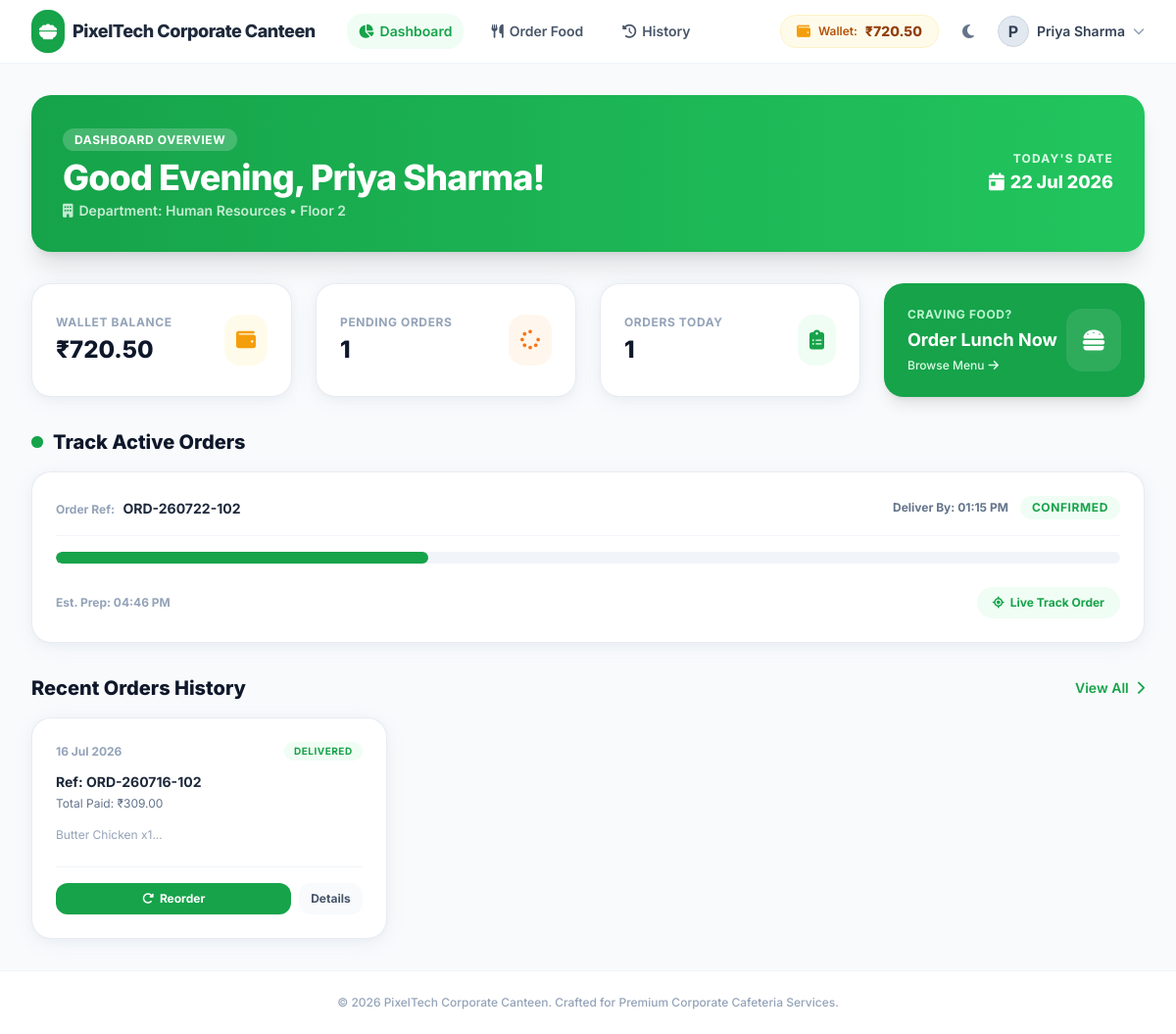
The app's page /employee/dashboard.php (signed in) with its own data.
### tables this page shows
CREATE TABLE `employees` (
  `id` INT AUTO_INCREMENT PRIMARY KEY,
  `employee_id` VARCHAR(50) UNIQUE NOT NULL,
  `name` VARCHAR(100) NOT NULL,
  `department` VARCHAR(100) NOT NULL,
  `phone` VARCHAR(20) NOT NULL,
  `email` VARCHAR(100) NOT NULL UNIQUE,
  `password_hash` VARCHAR(255) NOT NULL,
  `status` ENUM('active', 'inactive') DEFAULT 'active',
  `floor` INT NOT NULL,
  `cabin` VARCHAR(50) DEFAULT NULL,
  `desk_number` VARCHAR(50) DEFAULT NULL,
  `wallet_balance` DECIMAL(10,2) DEFAULT 500.00,
  `created_at` TIMESTAMP DEFAULT CURRENT_TIMESTAMP
);

CREATE TABLE `orders` (
  `id` INT AUTO_INCREMENT PRIMARY KEY,
  `order_number` VARCHAR(50) UNIQUE NOT NULL,
  `employee_id` INT NOT NULL,
  `department` VARCHAR(100) NOT NULL,
  `floor` INT NOT NULL,
  `cabin` VARCHAR(50) DEFAULT NULL,
  `desk_number` VARCHAR(50) DEFAULT NULL,
  `delivery_date` DATE NOT NULL,
  `delivery_time` TIME NOT NULL,
  `special_instructions` TEXT,
  `subtotal` DECIMAL(10,2) NOT NULL,
  `gst` DECIMAL(10,2) NOT NULL,
  `grand_total` DECIMAL(10,2) NOT NULL,
  `status` ENUM('received', 'confirmed', 'preparing', 'ready', 'out_of_delivery', 'delivered', 'cancelled') DEFAULT 'received',
  `payment_method` VARCHAR(50) DEFAULT 'cash_on_delivery',
  `is_agreed` TINYINT(1) DEFAULT 1,
  `created_at` TIMESTAMP DEFAULT CURRENT_TIMESTAMP,
  `updated_at` TIMESTAMP DEFAULT CURRENT_TIMESTAMP ON UPDATE CURRENT_TIMESTAMP,
  FOREIGN KEY (`employee_id`) REFERENCES `employees`(`id`) ON DELETE CASCADE
);

### employee/dashboard.php (the view, shortened to what the rows shown need)
<?php
require_once dirname(__DIR__) . '/includes/header.php';
$employee_db_id = $_SESSION['employee_db_id'];
$employee_name = $_SESSION['employee_name'];
$employee_dept = $_SESSION['employee_dept'];
$active_orders = [];
try {
    $stmt = $pdo->prepare("SELECT * FROM orders
                           WHERE employee_id = ? AND status NOT IN ('delivered', 'cancelled')
                           ORDER BY created_at DESC");
    $stmt->execute([$employee_db_id]);
    $active_orders = $stmt->fetchAll();
} catch (\Exception $e) {
}
$recent_orders = [];
try {
    $stmt = $pdo->prepare("SELECT * FROM orders
                           WHERE employee_id = ? AND status IN ('delivered', 'cancelled')
                           ORDER BY created_at DESC LIMIT 3");
    $stmt->execute([$employee_db_id]);
    $recent_orders = $stmt->fetchAll();
} catch (\Exception $e) {
}
$hour = date('H');
$greeting = "Good Morning";
if ($hour >= 12 && $hour < 17) {
    $greeting = "Good Afternoon";
} elseif ($hour >= 17) {
    $greeting = "Good Evening";
}
?>
<div class="max-w-7xl mx-auto px-4 sm:px-6 lg:px-8 py-8">
    <div class="bg-gradient-to-r from-brand-600 to-green-500 rounded-3xl p-6 sm:p-8 text-white shadow-xl mb-8 flex flex-col sm:flex-row justify-between items-start sm:items-center space-y-4 sm:space-y-0">
        <div>
            <span class="text-xs font-bold bg-white/20 px-3 py-1 rounded-full uppercase tracking-wider">Dashboard Overview</span>
            <h1 class="text-3xl sm:text-4xl font-extrabold tracking-tight mt-2"><?php echo $greeting; ?>, <?php echo htmlspecialchars($employee_name); ?>!</h1>
            <p class="text-sm font-semibold text-green-50/80 mt-1">
                <i class="fas fa-building mr-1.5"></i>Department: <?php echo htmlspecialchars($employee_dept); ?> &bull; Floor <?php echo $employee_data['floor']; ?>
            </p>
        </div>
    </div>
    <div class="grid grid-cols-1 sm:grid-cols-2 lg:grid-cols-4 gap-6 mb-8">
        <div class="premium-card p-6 flex items-center justify-between">
            <div>
                <p class="text-xs font-bold text-slate-400 dark:text-slate-500 uppercase tracking-wider">Wallet Balance</p>
                <h3 class="text-2xl font-extrabold text-slate-900 dark:text-white mt-1">₹<?php echo number_format($employee_data['wallet_balance'], 2); ?></h3>
            </div>
        </div>
    </div>
    <?php if (!empty($active_orders)): ?>
    <div class="mb-8">
        <h2 class="text-xl font-extrabold text-slate-900 dark:text-white mb-4 flex items-center">
            <span class="relative flex h-3 w-3 mr-2.5">
                <span class="relative inline-flex rounded-full h-3 w-3 bg-brand-600"></span>
            </span>
            Track Active Orders
        </h2>
        <div class="space-y-4">
            <?php foreach ($active_orders as $order): ?>
                <?php
                $status_percents = [
                    'received' => 15,
                    'confirmed' => 35,
                    'preparing' => 55,
                    'ready' => 75,
                    'out_of_delivery' => 90
                ];
                $pct = $status_percents[$order['status']] ?? 10;
                ?>
                <div class="premium-card p-6">
                    <div class="flex flex-col sm:flex-row justify-between items-start sm:items-center mb-4 pb-4 border-b border-slate-100 dark:border-slate-700/50">
                        <div>
                            <span class="text-xs font-bold text-slate-400">Order Ref:</span>
                            <span class="text-sm font-bold text-slate-800 dark:text-slate-200 ml-1"><?php echo $order['order_number']; ?></span>
                        </div>
                        <div class="mt-2 sm:mt-0 flex items-center space-x-3">
                            <span class="text-xs font-bold text-slate-500">Deliver By: <?php echo date('h:i A', strtotime($order['delivery_time'])); ?></span>
                            <span class="px-3 py-1 rounded-full text-xs font-bold bg-brand-50 text-brand-600 dark:bg-brand-500/10 dark:text-brand-500 uppercase tracking-wider">
                                <?php echo str_replace('_', ' ', $order['status']); ?>
                            </span>
                        </div>
                    </div>
                    <div class="relative w-full h-3 bg-slate-100 dark:bg-slate-700 rounded-full overflow-hidden mb-6">
                        <div class="absolute top-0 left-0 h-full bg-brand-600 rounded-full transition-all duration-500" style="width: <?php echo $pct; ?>%"></div>
                    </div>
                    <div class="flex justify-between items-center">
                        <span class="text-xs font-bold text-slate-400">Est. Prep: <?php echo date('h:i A', strtotime($order['created_at']) + (20 * 60)); ?></span>
                        <a href="/employee/track.php?id=<?php echo $order['id']; ?>" class="px-4 py-2 bg-brand-50 text-brand-600 hover:bg-brand-100 dark:bg-brand-500/10 dark:text-brand-500 dark:hover:bg-brand-500/20 text-xs font-bold rounded-2xl transition-colors">
                            <i class="fas fa-location-crosshairs mr-1.5"></i>Live Track Order
                        </a>
                    </div>
                </div>
            <?php endforeach; ?>
        </div>
    </div>
    <?php endif; ?>
    <div>
        <div class="flex justify-between items-center mb-4">
            <h2 class="text-xl font-extrabold text-slate-900 dark:text-white">Recent Orders History</h2>
        </div>
        <?php if (empty($recent_orders)): ?>
            <div class="premium-card p-12 text-center flex flex-col items-center">
                <div class="w-16 h-16 rounded-full bg-slate-100 dark:bg-slate-800 flex items-center justify-center text-slate-400 dark:text-slate-600 text-2xl mb-4">
                    <i class="fas fa-utensils"></i>
                </div>
                <h3 class="text-base font-bold text-slate-700 dark:text-slate-300">No previous orders found</h3>
                <p class="text-sm text-slate-400 mt-1">Looks like you haven't placed any orders yet today!</p>
                <a href="/employee/order.php" class="mt-4 px-6 py-2.5 bg-brand-600 hover:bg-brand-700 text-white text-sm font-bold rounded-2xl transition-colors">
                    Place First Order
                </a>
            </div>
        <?php else: ?>
            <div class="grid grid-cols-1 md:grid-cols-3 gap-6">
                <?php foreach ($recent_orders as $order): ?>
                    <div class="premium-card p-6 flex flex-col justify-between">
                        <div>
                            <div class="flex justify-between items-center mb-3">
                                <span class="text-xs font-bold text-slate-400"><?php echo date('d M Y', strtotime($order['created_at'])); ?></span>
                                <span class="px-2.5 py-0.5 rounded-full text-[10px] font-bold uppercase tracking-wider <?php echo $order['status'] === 'delivered' ? 'bg-green-50 text-green-600 dark:bg-green-500/10 dark:text-green-500' : 'bg-red-50 text-red-600 dark:bg-red-500/10 dark:text-red-500' ?>">
                                    <?php echo $order['status']; ?>
                                </span>
                            </div>
                            <h4 class="text-sm font-bold text-slate-800 dark:text-slate-200">Ref: <?php echo $order['order_number']; ?></h4>
                            <p class="text-xs text-slate-500 dark:text-slate-400 mt-1">Total Paid: ₹<?php echo number_format($order['grand_total'], 2); ?></p>
                            <div class="mt-4 text-xs text-slate-400">
                                <?php
                                $items_stmt = $pdo->prepare("SELECT food_name, quantity FROM order_items WHERE order_id = ? LIMIT 2");
                                $items_stmt->execute([$order['id']]);
                                $items = $items_stmt->fetchAll();
                                $names = [];
                                foreach ($items as $itm) {
                                    $names[] = "{$itm['food_name']} x{$itm['quantity']}";
                                }
                                echo implode(', ', $names);
                                if (count($names) < $order['subtotal']) echo '...';
                                ?>
                            </div>
                        </div>
                        <div class="mt-6 pt-4 border-t border-slate-100 dark:border-slate-700/50 flex space-x-2">
                            <button onclick="reorder(<?php echo $order['id']; ?>)" class="flex-1 py-2 bg-brand-600 hover:bg-brand-700 text-white text-xs font-bold rounded-xl transition-all transform active:scale-95">
                                <i class="fas fa-rotate-right mr-1.5"></i>Reorder
                            </button>
                            <a href="/employee/order-history.php?id=<?php echo $order['id']; ?>" class="px-3 py-2 bg-slate-50 dark:bg-slate-700/50 hover:bg-slate-100 text-slate-600 dark:text-slate-300 text-xs font-bold rounded-xl transition-colors">
                                Details
                            </a>
                        </div>
                    </div>
                <?php endforeach; ?>
            </div>
        <?php endif; ?>
    </div>
</div>
<?php require_once dirname(__DIR__) . '/includes/footer.php'; ?>

### includes/header.php (shortened to what the rows shown need)
<?php
require_once dirname(__DIR__) . '/includes/auth.php';
$company_name = "Office Canteen";
try {
    $stmt = $pdo->query("SELECT setting_key, setting_value FROM settings");
    $settings = [];
    while ($row = $stmt->fetch()) {
        $settings[$row['setting_key']] = $row['setting_value'];
    }
    if (isset($settings['company_name'])) $company_name = $settings['company_name'];
} catch (\Exception $e) {
}
$employee_data = null;
if (is_employee_logged_in()) {
    $stmt = $pdo->prepare("SELECT * FROM employees WHERE id = ?");
    $stmt->execute([$_SESSION['employee_db_id']]);
    $employee_data = $stmt->fetch();
}
?>
<!DOCTYPE html>
<html lang="en" class="h-full">
<head>
    <link rel="stylesheet" href="https://cdnjs.cloudflare.com/ajax/libs/font-awesome/6.4.0/css/all.min.css">
    <script src="https://cdn.tailwindcss.com"></script>
    <link rel="stylesheet" href="/assets/css/style.css">
</head>
<body class="h-full flex flex-col bg-slate-50 dark:bg-slate-900 transition-colors duration-200">
    <?php if (is_employee_logged_in()): ?>
    <nav class="bg-white dark:bg-slate-800 border-b border-slate-100 dark:border-slate-700 sticky top-0 z-40 transition-colors">
        <div class="max-w-7xl mx-auto px-4 sm:px-6 lg:px-8">
            <div class="flex justify-between h-16">
                <div class="flex">
                    <a href="/employee/dashboard.php" class="flex-shrink-0 flex items-center space-x-2">
                        <div class="p-2 rounded-2xl bg-brand-600 text-white flex items-center justify-center">
                            <i class="fas fa-bowl-food text-lg"></i>
                        </div>
                        <span class="font-extrabold text-lg text-slate-800 dark:text-white tracking-tight">
                            <?php echo htmlspecialchars($company_name); ?>
                        </span>
                    </a>
                    <div class="hidden md:ml-8 md:flex md:space-x-4 md:items-center">
                        <a href="/employee/dashboard.php" class="px-3 py-2 rounded-2xl text-sm font-semibold transition-all <?php echo (strpos($_SERVER['REQUEST_URI'], 'dashboard.php') !== false) ? 'bg-brand-50 text-brand-600 dark:bg-brand-500/10 dark:text-brand-500' : 'text-slate-600 dark:text-slate-300 hover:bg-slate-50 dark:hover:bg-slate-700' ?>">
                            <i class="fas fa-chart-pie mr-1.5"></i>Dashboard
                        </a>
                        <a href="/employee/order.php" class="px-3 py-2 rounded-2xl text-sm font-semibold transition-all <?php echo (strpos($_SERVER['REQUEST_URI'], 'order.php') !== false) ? 'bg-brand-50 text-brand-600 dark:bg-brand-500/10 dark:text-brand-500' : 'text-slate-600 dark:text-slate-300 hover:bg-slate-50 dark:hover:bg-slate-700' ?>">
                            <i class="fas fa-utensils mr-1.5"></i>Order Food
                        </a>
                        <a href="/employee/order-history.php" class="px-3 py-2 rounded-2xl text-sm font-semibold transition-all <?php echo (strpos($_SERVER['REQUEST_URI'], 'order-history.php') !== false) ? 'bg-brand-50 text-brand-600 dark:bg-brand-500/10 dark:text-brand-500' : 'text-slate-600 dark:text-slate-300 hover:bg-slate-50 dark:hover:bg-slate-700' ?>">
                            <i class="fas fa-clock-rotate-left mr-1.5"></i>History
                        </a>
                    </div>
                </div>
                <div class="hidden md:flex items-center space-x-4">
                    <div class="flex items-center space-x-2 px-4 py-1.5 bg-amber-50 dark:bg-amber-950/20 border border-amber-100 dark:border-amber-900/30 rounded-2xl">
                        <i class="fas fa-wallet text-amber-500 text-sm"></i>
                        <span class="text-xs font-semibold text-amber-700 dark:text-amber-400">Wallet:</span>
                        <span class="text-sm font-extrabold text-amber-800 dark:text-amber-300">₹<?php echo number_format($employee_data['wallet_balance'] ?? 0.00, 2); ?></span>
                    </div>
                    <button onclick="toggleDarkMode()" class="p-2 rounded-2xl text-slate-500 hover:text-slate-700 dark:text-slate-400 dark:hover:text-slate-200 hover:bg-slate-100 dark:hover:bg-slate-700 transition-colors">
                        <i class="fas fa-moon dark:hidden"></i>
                    </button>
                    <div class="relative group">
                        <button class="flex items-center space-x-2 focus:outline-none py-2">
                            <div class="w-8 h-8 rounded-full bg-slate-200 flex items-center justify-center text-slate-700 font-bold border border-slate-300 dark:border-slate-600">
                                <?php echo strtoupper(substr($employee_data['name'] ?? 'E', 0, 1)); ?>
                            </div>
                            <span class="text-sm font-semibold text-slate-700 dark:text-slate-300"><?php echo htmlspecialchars($employee_data['name'] ?? 'Employee'); ?></span>
                            <i class="fas fa-chevron-down text-xs text-slate-400"></i>
                        </button>
                    </div>
                </div>
            </div>
        </div>
    </nav>
    <?php endif; ?>
    <main class="flex-grow">

### records on screen
employees: wallet_balance "720.50", name "P", name "Priya Sharma", floor "2"
orders: order_number "ORD-260722-102", delivery_time "01:15 PM", status "CONFIRMED", created_at "04:46 PM"
orders: created_at "16 Jul 2026", status "DELIVERED", order_number "ORD-260716-102", grand_total "309.00", names "Butter Chicken x1"

### other values on screen
$company_name "PixelTech Corporate Canteen"
$greeting "Good Evening"
$employee_name "Priya Sharma"
$employee_dept "Human Resources"
$stats['pending'] "1"
$stats['total'] "1"
